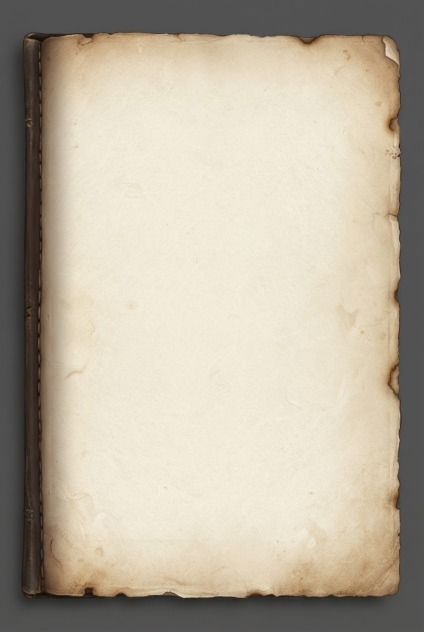
#> input picture lendas-de-taverna/mmo/assets/kit/win/src/pagina.jpg, 848 x 1264 px (shown at 1/2 size)
$ python win_art.py
#> lines starting #> are read from the running program, lines starting #| are printed output that depends on the picture; after the words box and inside, x2 and y2 are one past the last pixel; in counts of white or black regions, pixels touching at a corner belong together
#> in pagina, im is the input picture: PIL image 848x1264 RGB; mean R, G, B 186.5, 177.1, 159.7
"""Processa a arte das janelas (assets/kit/win/src/*.jpg, geradas pelo dono) -> PNGs pixelados em assets/kit/win/.
pagina: recorta a página, fundo cinza vira transparente.  capa: moldura de couro (miolo e fora transparentes).
nicho/mochila/loja/mestre: fundos opacos reduzidos. Reduz com LANCZOS para largura nativa W e quantiza (sem dither)."""
import numpy as np, sys, os
from PIL import Image
from scipy import ndimage as ndi
D=os.path.join(os.path.dirname(__file__),'..','..','mmo','assets','kit','win');S=os.path.join(D,'src')
def gray_mask(a,tol=16):
#> called with tol = 14
    r,g,b=[a[...,i].astype(int) for i in range(3)]
    return (np.max(a[...,:3],2).astype(int)-np.min(a[...,:3],2)<tol)&(r>40)&(r<190)
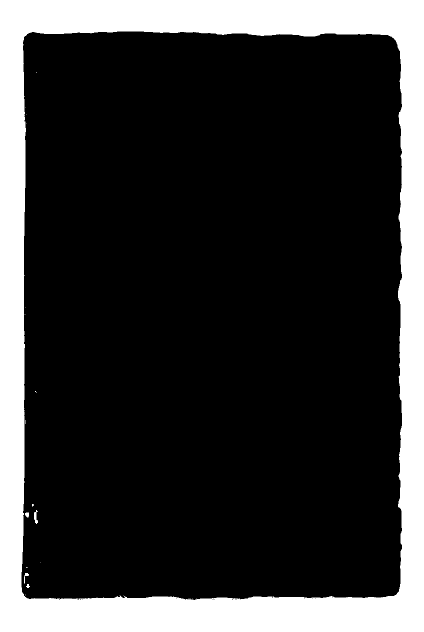
#> returned value: shape (1264, 848) bool (shown at 1/2 size); 20.9% white; 20 white regions (15 under 20 px), largest, box (x1, y1, x2, y2) and area: (0, 0, 848, 1264) 223445, (68, 1020, 76, 1048) 128, (48, 1146, 58, 1167) 74, (50, 1025, 58, 1036) 65, (52, 1168, 60, 1176) 40
def flood(mask,seeds):
    lab,_=ndi.label(mask);keep=set(lab[y,x] for y,x in seeds if mask[y,x]);return np.isin(lab,list(keep))
#> after `lab, _ = ndi.label(mask)`:
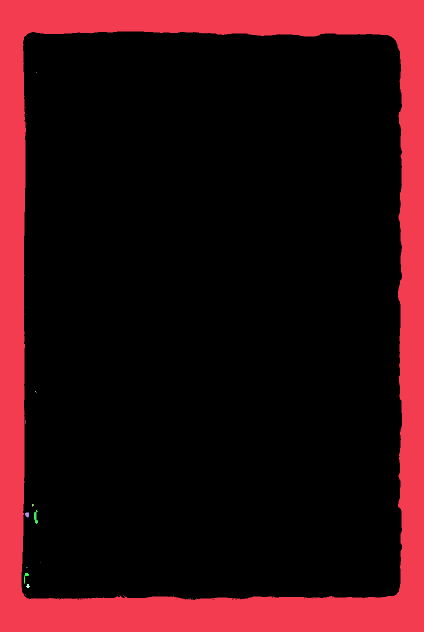
#> lab: shape (1264, 848) int32 (shown at 1/2 size); 27 distinct labels, from 0 to 26; one colour per label, 0 black
#> after `keep = set((lab[y, x] for y, x in seeds if mask[y, x]))`: keep = 1 item
#> after `return np.isin(lab, list(keep))`: returned value: shape (1264, 848) bool; 20.8% white; 1 white region, box (x1, y1, x2, y2) and area: (0, 0, 848, 1264) 223440
def reduce(im,W,colors):
    h=round(im.height*W/im.width);im=im.resize((W,h),Image.LANCZOS)
    a=im.getchannel('A') if im.mode=='RGBA' else None
    q=im.convert('RGB').quantize(colors,dither=Image.NONE).convert('RGB')
    if a is not None:
        a=a.point(lambda v:255 if v>110 else 0);q=q.convert('RGBA');q.putalpha(a)
    return q
def pagina():
    im=Image.open(os.path.join(S,'pagina.jpg')).convert('RGB');a=np.array(im)
    m=gray_mask(a,14);out=flood(m,[(2,2),(2,a.shape[1]-3),(a.shape[0]-3,2),(a.shape[0]-3,a.shape[1]-3)])
    out=ndi.binary_dilation(out,iterations=1)
#> out: shape (1264, 848) bool; 21.2% white; 1 white region, box (x1, y1, x2, y2) and area: (0, 0, 848, 1264) 227193
    rgba=np.dstack([a,np.where(out,0,255).astype(np.uint8)]);ys,xs=np.where(~out);box=(xs.min(),ys.min(),xs.max()+1,ys.max()+1)
#> after `box = (xs.min(), ys.min(), xs.max() + 1, ys.max() + 1)`: box = (44, 64, 803, 1199)
    Image.fromarray(rgba,'RGBA').crop(box).save(os.path.join(D,'_pagina_full.png'))
    reduce(Image.fromarray(rgba,'RGBA').crop(box),int(sys.argv[2]) if len(sys.argv)>2 else 170,40).save(os.path.join(D,'pagina.png'))
#> in reduce, `a = a.point(lambda v: 255 if v > 110 else 0)`: a: PIL image 170x254 L; 98.2% white; black in thin lines or dots
def capa():
    im=Image.open(os.path.join(S,'capa.jpg')).convert('RGB');a=np.array(im);H,W=a.shape[:2]
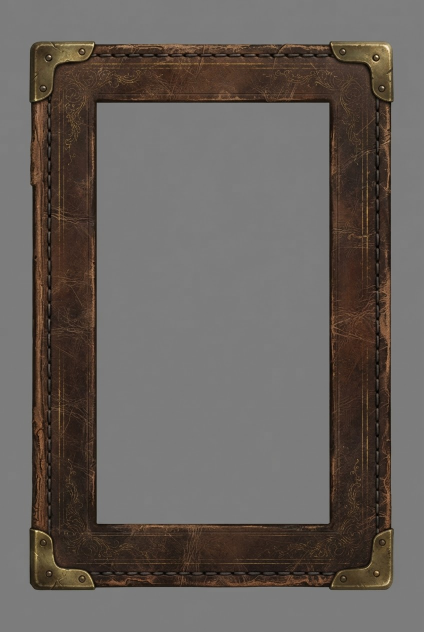
#> input picture lendas-de-taverna/mmo/assets/kit/win/src/capa.jpg, 848 x 1264 px (shown at 1/2 size)
#> in capa, im is the input picture: PIL image 848x1264 RGB; mean R, G, B 103.2, 96.8, 92.1
#> after `H, W = a.shape[:2]`: H = 1264; W = 848
    m=gray_mask(a,14);out=flood(m,[(2,2),(2,W-3),(H-3,2),(H-3,W-3)]);hole=flood(m,[(H//2,W//2)])
#> in gray_mask (call 2), `return (np.max(a[...,:3],2).astype(int)-np.min(a[...,:3],2)<tol)&(r>40..`: returned value: shape (1264, 848) bool; 64% white; 3 black regions (2 under 20 px), largest, box (x1, y1, x2, y2) and area: (59, 81, 788, 1181) 385906
#> in flood (call 2), `lab, _ = ndi.label(mask)`:
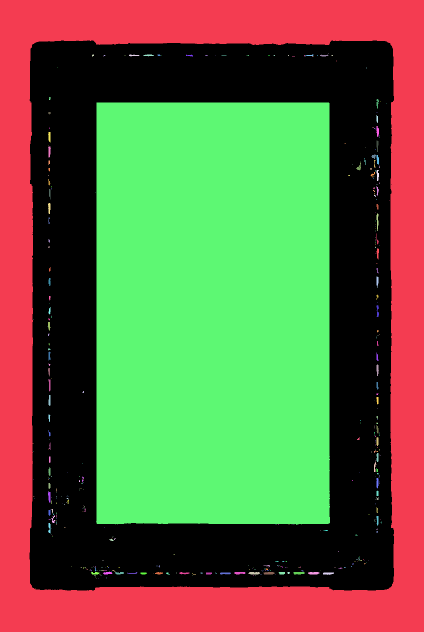
#> lab: shape (1264, 848) int32 (shown at 1/2 size); 427 distinct labels, from 0 to 426; one colour per label, 0 black
#> in flood (call 2), `return np.isin(lab, list(keep))`: returned value: shape (1264, 848) bool; 26.8% white; 1 white region, box (x1, y1, x2, y2) and area: (0, 0, 848, 1264) 287538
#> in flood (call 3), `return np.isin(lab, list(keep))`: returned value: shape (1264, 848) bool; 36.6% white; 1 white region, box (x1, y1, x2, y2) and area: (192, 205, 660, 1050) 392709
    al=np.where(out|hole,0,255).astype(np.uint8);rgba=np.dstack([a,al])
#> after `al = np.where(out | hole, 0, 255).astype(np.uint8)`:
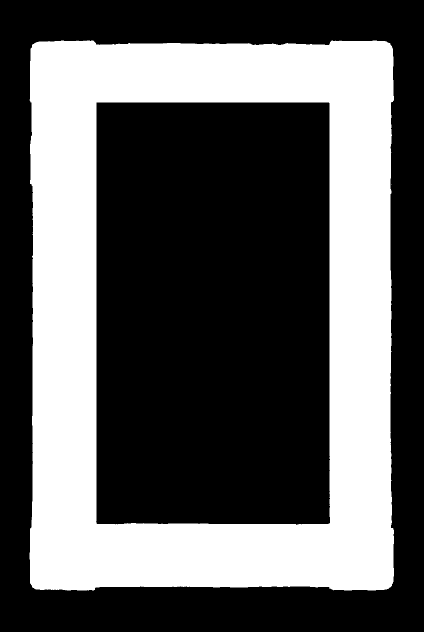
#> al: shape (1264, 848) (shown at 1/2 size); 36.5% white; 2 white regions (1 under 20 px), largest, box (x1, y1, x2, y2) and area: (59, 81, 788, 1181) 391624
#> after `rgba = np.dstack([a, al])`:
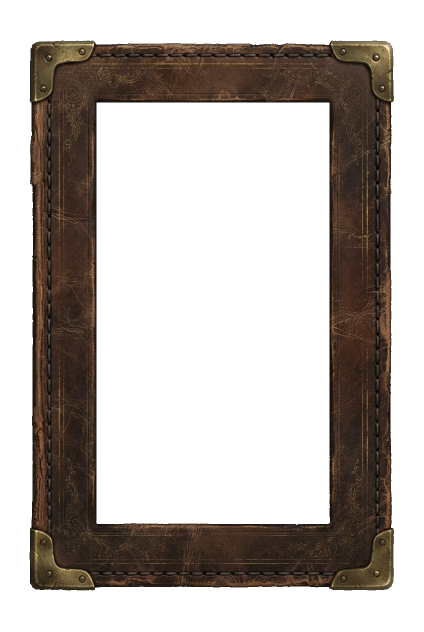
#> rgba: shape (1264, 848, 4) (shown at 1/2 size); mean R, G, B, A 103.2, 96.8, 92.1, 93.2; transparent parts drawn white
    im2=Image.fromarray(rgba,'RGBA');ys,xs=np.where(al>0);box=(xs.min(),ys.min(),xs.max()+1,ys.max()+1);im2=im2.crop(box)
#> after `box = (xs.min(), ys.min(), xs.max() + 1, ys.max() + 1)`: box = (59, 81, 788, 1181)
    ys2,xs2=np.where(hole);print('hole in crop',xs2.min()-box[0],ys2.min()-box[1],xs2.max()-box[0],ys2.max()-box[1],'size',im2.size)
#| hole in crop 133 124 600 968 size (729, 1100)
    im2.save(os.path.join(D,'_capa_full.png'));reduce(im2,int(sys.argv[2]) if len(sys.argv)>2 else 170,48).save(os.path.join(D,'capa.png'))
#> call 2 of reduce, with W = 170, colors = 48
#> in reduce (call 2), `a = a.point(lambda v: 255 if v > 110 else 0)`: a: PIL image 170x257 L; 48.9% white; 1 white region, box (x1, y1, x2, y2) and area: (0, 0, 170, 257) 21361
#> in reduce (call 2), `q.putalpha(a)`:
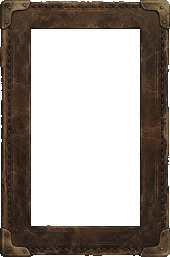
#> q: PIL image 170x257 RGBA; mean R, G, B, A 33.4, 24.7, 18.5, 124.7; transparent parts drawn white
def fundo(n,W,colors=56):
#> (the run stopped early here; a loop or call above may not have finished)
